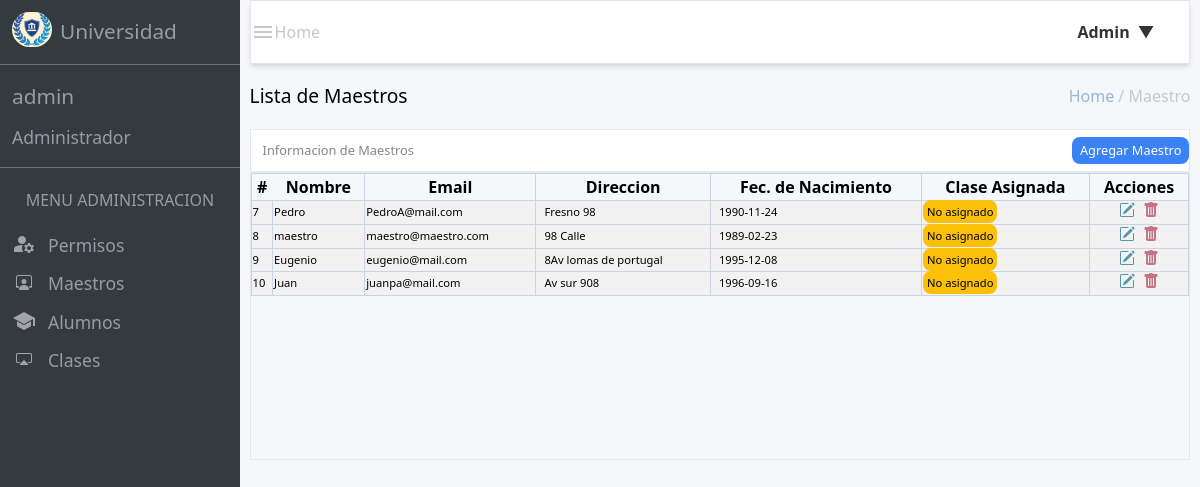
The app's page /src/views/admin_views/admin_maestro/dash_view_maestro.php (signed in), older data.
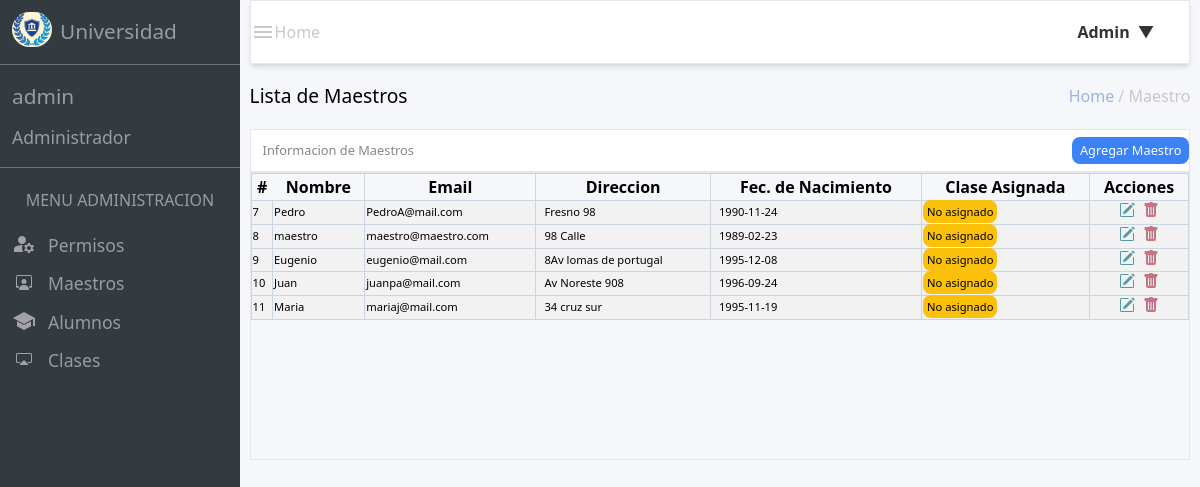
The same page, newer data.
### tables this page shows
CREATE TABLE `maestro` (
  `id_maestro` int(11) NOT NULL,
  `name_maestro` varchar(150) DEFAULT NULL,
  `apellido_maestro` varchar(150) DEFAULT NULL,
  `matricula` varchar(100) DEFAULT NULL,
  `correo_maestro` varchar(200) DEFAULT NULL,
  `password_maestro` varchar(250) DEFAULT NULL,
  `address` varchar(200) DEFAULT NULL,
  `fechaNacimiento` varchar(80) DEFAULT NULL,
  `rol_id` int(11) DEFAULT NULL
);

### src/database/connection.php (called while the page is built, shortened)
<?php
class data
{
    private $pdo;
    public function __construct()
    {
        try {
            $host = $_ENV["DB_HOST"];
            $username = $_ENV["DB_USERNAME"];
            $password = $_ENV["DB_PASSWORD"];
            $port = $_ENV["DB_PORT"];
            $dbname = $_ENV["DB_DATABASE"];
            $attributes=[PDO::ATTR_ERRMODE => PDO::ERRMODE_EXCEPTION];
            $dsn = "mysql:host=$host;port=$port;dbname=$dbname";
            $this->pdo = new PDO($dsn,$username,$password,$attributes);
        } catch (PDOException $e) {
            echo "ERROR: " . $e->getMessage();
        }
    }
    public function connect()
    {
        return $this->pdo;
    }
}
?>

### src/views/admin_views/admin_maestro/dash_view_maestro.php (the view, shortened to what this page needs)
<!DOCTYPE html>
<html lang="en">
<head>
    <link href="/dist/output.css" rel="stylesheet">
    <link rel="stylesheet" href="/src/styles/styles_admin/edit_maestro_style.css">
</head>
<body class="h-screen w-screen">
    <main class="h-full w-full flex flex-row">
        <div class="w-[20%] h-[100%] bg-[#343b40] text-[#959ca2] flex-col">
            <header class="flex items-center h-[8%] pl-3">
                <div class="cont_img"><img src="/src/images/short_logo.JPG" alt="logo" class="imagen"></div>
                <h1 class="pl-2 text-[1.3rem]">Universidad</h1>
            </header>
            <section class="h-[13%] flex flex-col justify-center  border-gray-500 border-t border-b">
                <a href="/src/views/admin_views/dashboard_admin.php"><h1 class="mb-3 text-[1.3rem] pl-3 ">admin</h1></a>
                <h2 class="text-[1.1rem] pl-3">Administrador</h2>
            </section>
            <section class="flex flex-col items-center h-[20$] justify-evenly">
                <h1 class=" my-5">MENU ADMINISTRACION</h1>
                <div class="flex flex-col w-full pl-3 gap-3">
                    <a href="/src/views/admin_views/admin_permiso/dash_permiso_admin.php">
                        <div class="flex gap-3 ">
                            <div class="contenedor-imagenes ">
                                <img class="imagenes" src="/src/images/manage_account.svg" alt="images">
                            </div>
                            <h3 class="text-[1.1rem]">Permisos</h3>
                        </div>
                    </a>
                    <a href="/src/views/admin_views/admin_maestro/dash_view_maestro.php">
                        <div class="flex gap-3">
                            <div class="contenedor-imagenes ">
                                <img class="imagenes" src="/src/images/person-workspace.svg" alt="images">
                            </div>
                            <h3 class="text-[1.1rem]">Maestros</h3>
                        </div>
                    </a>
                    <a href="/src/views/admin_views/admin_alumno/dash_alum_view.php">
                        <div class="flex gap-3">
                            <div class="contenedor-imagenes ">
                                <img class="imagenes" src="/src/images/hat.svg" alt="images">
                            </div>
                            <h3 class="text-[1.1rem]">Alumnos</h3>
                        </div>
                    </a>
                    <a href="/src/views/admin_views/admin_clases/dash_class_view.php">
                        <div class="flex gap-3">
                            <div class="contenedor-imagenes ">
                                <img class="imagenes" src="/src/images/cast.svg" alt="images">
                            </div>
                            <h3 class="text-[1.1rem]">Clases</h3>
                        </div>
                    </a>
                </div>
            </section>
        </div>
        <section class="w-[80%] h-[100%] bg-[#f5f7fb] flex flex-col items-center">
            <header class="w-[98%] h-[8%] border bg-[#ffffff] flex justify-between items-center text-[#cac8c6] shadow-md">
                 <div class="flex items-center">
                    <a href="/src/views/admin_views/dashboard_admin.php"><div><img src="/src/images/menu.svg" alt="menu"></div></a>
                    <h1>Home</h1>
                </div>
                <div class="w-[7rem] h-auto relative">
                    <div class="dropdown">
                        <div class="flex flex-row items-center w-50">
                            <div>
                                <button id="dropdownBtn" class="dropdown-button font-semibold ">Admin<span class="arrow">&#9660;</span></button>
                            </div>
                        </div>
                    </div>
                </div>
            </header>
            <div class="w-[98%] h-[90%]">
                <section class="w-full h-[9%] flex justify-between items-center">
                    <h1 class=" text-[1.2rem]" >Lista de Maestros</h1>
                    <h2 class=" text-[#cac8c6]"><span class="text-[#97b4e3]">Home</span> / Maestro</h2>
                </section>
                <section class=" h-[40%] w-full">
                    <div class="w-full h-[15%] border bg-[#ffffff] text-[#868684] flex text-[.8rem] justify-between items-center">
                        <h1 class="text-bold pl-3">Informacion de Maestros</h1>
                        <button id="showModalButton2" class="bg-blue-500 rounded-lg  py-1 px-2 text-[white] w-25">Agregar Maestro</button>
                    </div>
                    <div class="border h-full w-full ">
                        <table class="w-full">
                            <thead class="border border-slate-300">
                                    <th>#</th>
                                    <th>Nombre</th>
                                    <th class="border border-slate-300">Email</th>
                                    <th>Direccion</th>
                                    <th class="border border-slate-300">Fec. de Nacimiento</th>
                                    <th class="border border-slate-300">Clase Asignada</th>
                                    <th class="border border-slate-300">Acciones</th>
                            </thead>
                            <tbody>
                                <?php require_once($_SERVER["DOCUMENT_ROOT"] ."/src/database/connection.php" );
                                $query = "SELECT id_maestro, name_maestro, apellido_maestro, correo_maestro, address, fechaNacimiento FROM maestro" ;
                                $conn = new data();
                                $resultado = $conn->connect()->query($query);
                                while ($row = $resultado->fetch(PDO::FETCH_ASSOC)) {
                                ?>
                                <tr class="border border-slate-300 bg-[#f2f2f2] text-[.7rem]">
                                    <td><?= $row["id_maestro"]?></td>
                                    <td class="border border-slate-300"><?= $row['name_maestro'] ?></td>
                                    <td class="border border-slate-300"><?= $row['correo_maestro'] ?></td>
                                    <td class="border border-slate-300 pl-2 " ><?= $row['address'] ?></td>
                                    <td class="border border-slate-300 pl-2 " ><?= $row['fechaNacimiento'] ?></td>
                                    <td><span class="border-none text-[black] bg-[#fbc00a] px-1 py-1 rounded-lg">No asignado</span></td>
                                    <td class="border border-slate-300">
                                        <div class="w-full flex justify-center gap-2">
                                            <a href="/src/views/admin_views/admin_maestro/edit_maestro.php?id=<?= $row['id_maestro'] ?>">
                                                <img src="/src/images/pencil.svg" alt="img"  id="showModalButton">
                                            </a>
                                            <form action="/index.php" method="post">
                                                <button type="submit" value="<?= $row['id_maestro']?>" name="deleteM" >
                                                    <img src="/src/images/trash.svg" alt="trash">
                                                </button>
                                            </form>
                                        </div>
                                    </td>
                                </tr>
                                <?php }?>
                            </tbody>
                        </table>
                    </div>
                </section>
            </div>
        </section>
    </main>
</body>
</html>

### src/styles/styles_admin/edit_maestro_style.css (style rules this page uses)
.cont_img { width: 2.5rem; height: 2.5rem; border-radius: 25px; }
.imagen { object-fit: contain; overflow: hidden; border-radius: 25px; }
.contenedor-imagenes { height: 1.5rem; width: 1.5rem; display: flex; justify-content: center; align-items: center; }
.imagenes { object-fit: contain; overflow: hidden; }
.dropdown { position: relative; display: inline-block; }
.dropdown-button { background-color: #fff; border: none; color: #333; font-size: 16px; cursor: pointer; }
.arrow { margin-left: 8px; }

Row changes from the older to the newer data that the page shows:
changed maestro "Juan": address "Av sur 908" → "Av Noreste 908"; fechaNacimiento "1996-09-16" → "1996-09-24"
added maestro: id_maestro "11", name_maestro "Maria", correo_maestro "mariaj@mail.com", address "34 cruz sur", fechaNacimiento "1995-11-19"
